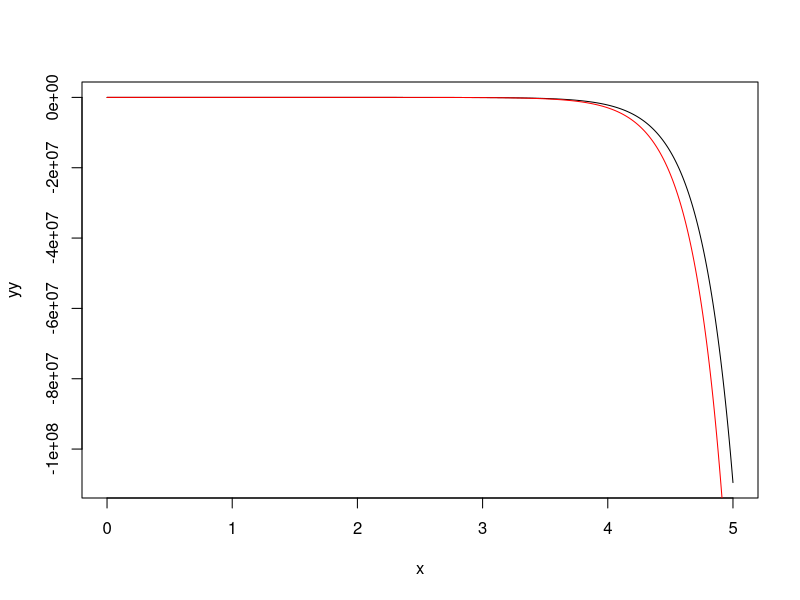

The R script that drew this image:
#Resolver la ecuación diferencial:
#
# y"- 5y'+ 4y = 0
#
# x2' = 5x2 - 4x1
# x1' = x2
#
# y(x) = -exp(4*x)/3 + 4*exp(x)/3
#
x1 = 0
del1 = .01
x2 = 5

x = seq(x1,x2,del1)
n = length(x)

y = matrix(rep(0, 2*n), ncol=2)

y1 = c(0,1)
y[1,] = y1

A = matrix(c(5,1, -4, 0), ncol=2)

for (i in 2:n){
  y2 = y1 + del1*(A %*% y1)
  y[i,] = y2
  y1 = y2
}

yy = y[,2]
plot(x,yy, type='l')

y = -exp(4*x)/3 + 4*exp(x)/3

points(x,y, type='l', col='red')
